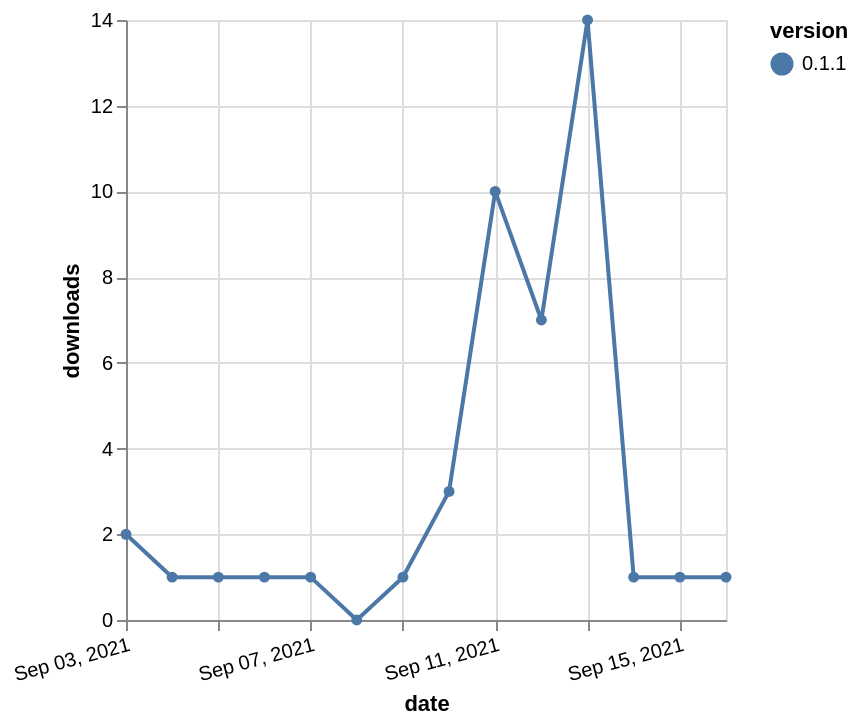

The Vega-Lite source for this figure:
### Vega-Lite specification from a JSON file in a GitHub repository (floating-point values rounded to 4 significant figures)
{"$schema": "https://vega.github.io/schema/vega-lite/v5.json", "description": "A simple bar chart with embedded data.", "data": {"values": [{"date": "2021-09-03", "total": 238, "delta": 2, "version": "0.1.1"}, {"date": "2021-09-04", "total": 239, "delta": 1, "version": "0.1.1"}, {"date": "2021-09-05", "total": 240, "delta": 1, "version": "0.1.1"}, {"date": "2021-09-06", "total": 241, "delta": 1, "version": "0.1.1"}, {"date": "2021-09-07", "total": 242, "delta": 1, "version": "0.1.1"}, {"date": "2021-09-08", "total": 242, "delta": 0, "version": "0.1.1"}, {"date": "2021-09-09", "total": 243, "delta": 1, "version": "0.1.1"}, {"date": "2021-09-10", "total": 246, "delta": 3, "version": "0.1.1"}, {"date": "2021-09-11", "total": 256, "delta": 10, "version": "0.1.1"}, {"date": "2021-09-12", "total": 263, "delta": 7, "version": "0.1.1"}, {"date": "2021-09-13", "total": 277, "delta": 14, "version": "0.1.1"}, {"date": "2021-09-14", "total": 278, "delta": 1, "version": "0.1.1"}, {"date": "2021-09-15", "total": 279, "delta": 1, "version": "0.1.1"}, {"date": "2021-09-16", "total": 280, "delta": 1, "version": "0.1.1"}]}, "width": "container", "mark": {"type": "line", "point": {"filled": true}}, "encoding": {"x": {"field": "date", "type": "temporal", "timeUnit": "yearmonthdate", "title": "date", "axis": {"labelAngle": -15}}, "y": {"field": "delta", "type": "quantitative", "title": "downloads"}, "color": {"field": "version", "type": "nominal"}, "tooltip": {"field": "delta"}}}
